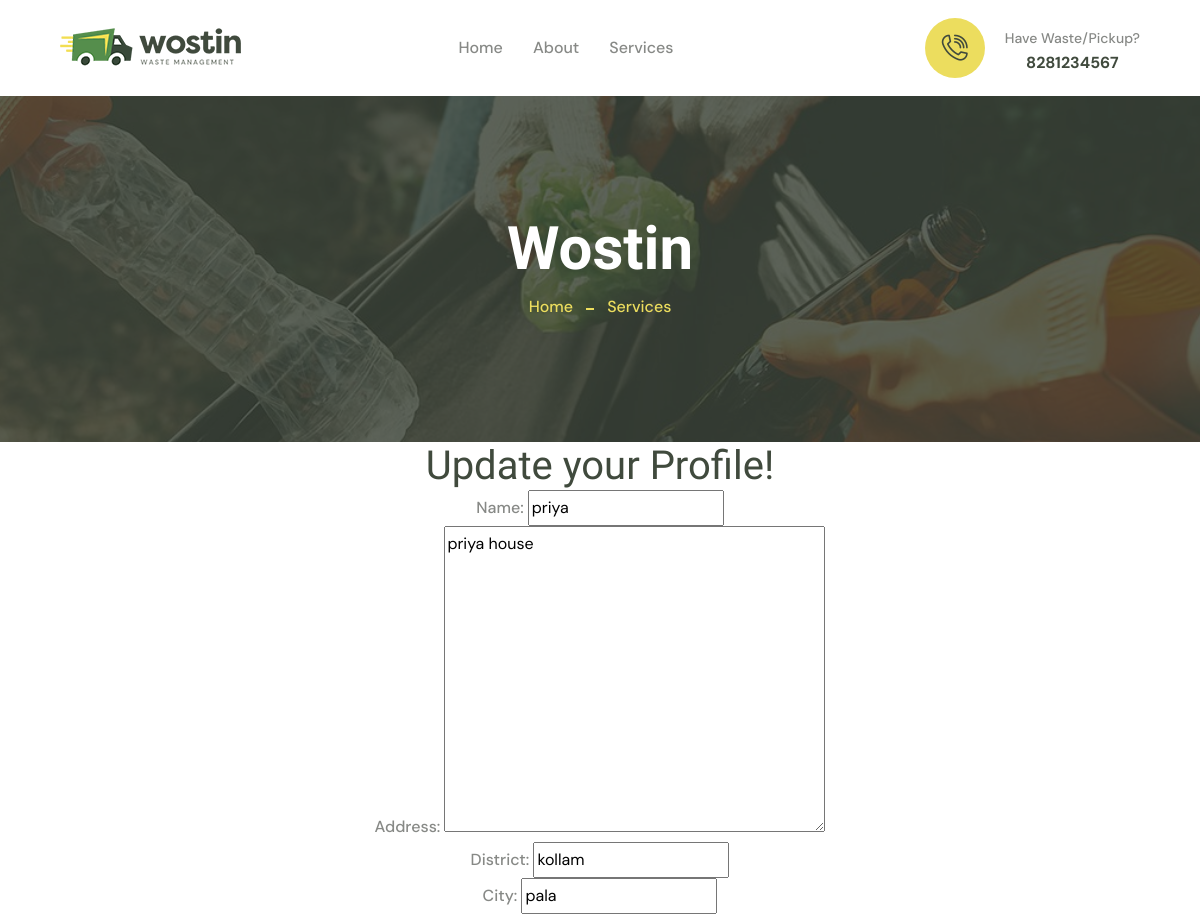
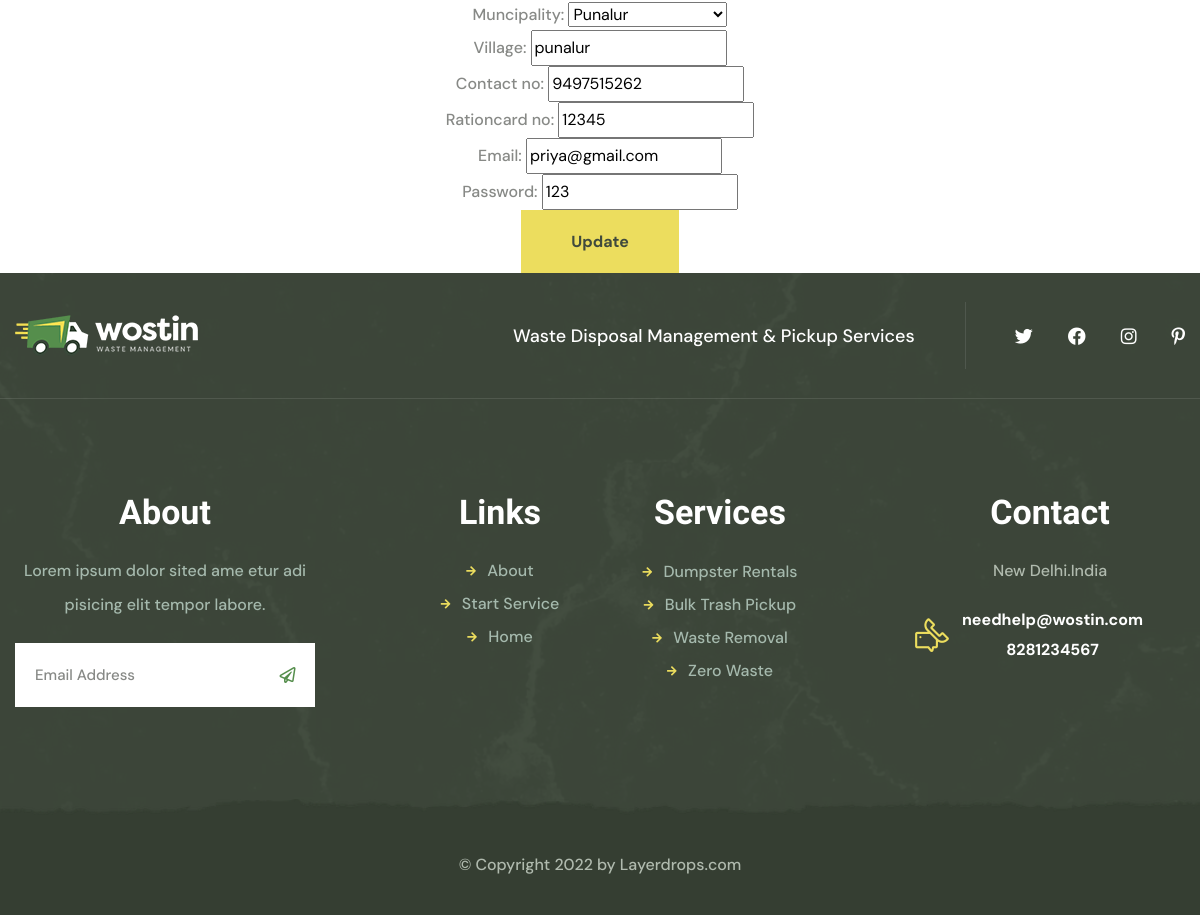
The page /public_update (signed in) on the database its author committed (2 pictures, top to bottom).
### swmapp/models.py (models this page shows)
class PublicReg(models.Model):
    name = models.CharField(max_length=100)
    address = models.TextField()
    district = models.CharField(max_length=100)
    city = models.CharField(max_length=100)
    muncipality = models.ForeignKey(MuncipalityReg,on_delete=models.CASCADE)
    village = models.CharField(max_length=100)
    contact_no = models.IntegerField()
    rationcard_no = models.IntegerField()
    login_id = models.OneToOneField(LoginTable,on_delete=models.CASCADE,related_name="log")

class LoginTable(models.Model):
    email = models.EmailField(unique=True)
    password = models.CharField(max_length=10)
    usertype = models.CharField(max_length=20,null=True)

### swmapp/views.py (the view)
# urls.py: path('public_update', views.public_update, name='public_update'),
def public_update(request):
    id=request.session.get('publicid')
    logindata=get_object_or_404(LoginTable,id=id)
    data = get_object_or_404(PublicReg, login_id=logindata)
    print(data)
    if request.method == 'POST':
        updateform = PublicRegister(request.POST, instance=data)
        logform = LoginForm(request.POST, instance=logindata)
        if updateform.is_valid() and logform.is_valid():
            updateform.save()
            logform.save()
            return redirect('usertemplate')
    else:
        updateform = PublicRegister(instance=data)
        logform = LoginForm(instance=logindata)
    return render(request, 'public_update.html',{'updateform':updateform,'logform':logform})

### swmapp/forms.py
class PublicRegister(forms.ModelForm):
    muncipality = forms.ModelChoiceField(queryset=MuncipalityReg.objects.all(), empty_label="Select Muncipality")
    class Meta:
        model = PublicReg
        fields = ['name','address','district','city','muncipality','village','contact_no','rationcard_no']

class LoginForm(forms.ModelForm):
    class Meta:
        model = LoginTable
        fields = ['email','password']

### swmapp/models.py (called while the page is built)
    def __str__(self):
         return self.muncipality_name

### swmapp/templates/public_update.html (shortened to what this page needs)
{% extends 'header.html' %}
{% block content %}
<html>
    <head>
    </head>
    <body align="center">
        <h1>Update your Profile!</h1>
        <form method="post">
            {{ updateform.as_p}}
            {{ logform.as_p}}
            <button  class="thm-btn contact-one__btn"  type="submit">Update</button>
        </form>
    </body>
</html>
{% endblock %}

### rows shown on the page
PublicReg: name "priya", address "priya house", district "kollam", city "pala", muncipality "Punalur", village "punalur", contact_no "9497515262", rationcard_no "12345"
LoginTable: email "priya@gmail.com", password "123"
